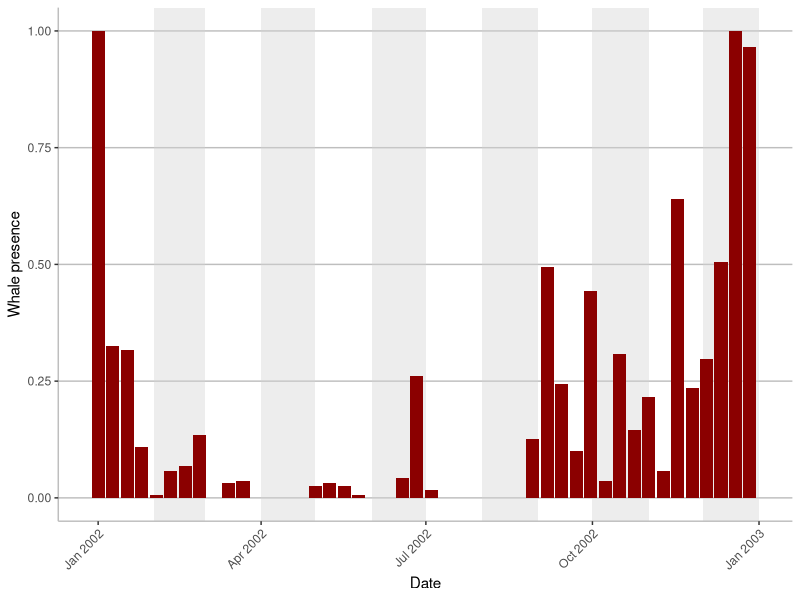

The R script that drew this image:
## ---- chunk 1
library(ggplot2)
## ---- chunk 2
nw<-read.csv("nw_complete.csv")[,-c(1,3)]
se<-read.csv("se_complete.csv")[,-c(1,3)]
nw$bin<-rep(c(1:46))
nw<-nw[-c(561:598),]
nw$date<-as.Date(nw$date)
nw$whale_presence<-nw$presence_total_hrs/nw$record_total_hrs
summary(nw)
## ---- chunk 3
nw_year<-subset(nw,year==2002)

dateRanges <- data.frame(
  start = seq(as.Date("2002-02-01"), as.Date("2002-12-01"), "2 month"),
  end = seq(as.Date("2002-03-01"), as.Date("2003-01-01"), "2 month")
)

ggplot(data=nw_year, aes(x=date, y=whale_presence)) +
  geom_rect(data = dateRanges, aes(xmin = start , xmax = end, ymin = -Inf, ymax = Inf),
            inherit.aes=FALSE, alpha = 0.4, fill = c("lightgrey"))+
  geom_bar(stat="identity", position = "identity", fill="dark red") +
        theme_bw() + 
        theme(panel.border = element_blank(), panel.grid.major.x = element_blank(), 
                           panel.grid.major.y = element_line(colour = "grey"), 
                           panel.grid.minor = element_blank(), axis.line = element_line(colour = "grey")) +
        labs(x="Date", y="Whale presence") + 
        #scale_x_date(breaks="1 months") +
        theme(axis.text.x = element_text(angle = 45, hjust = 1))



